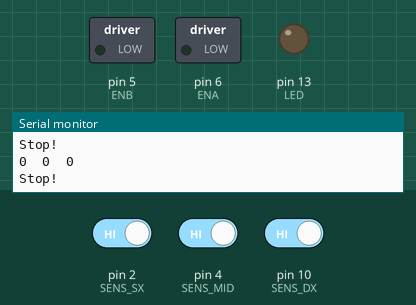
Simulated run of this sketch. Board: Arduino Uno, built with avr-gcc and run on an emulated ATmega328P. Parts: switched loads named in the sketch (green lamp = pin HIGH), output pins drawn as LEDs (lit = HIGH), the last lines printed to the serial monitor. The test bench sets the inputs (shaded band); at power-on: pin 2 (SENS_SX) HIGH, pin 4 (SENS_MID) HIGH, pin 10 (SENS_DX) HIGH.

Above: at 1.2 s.
1.3 s: pin 2 (SENS_SX) driven LOW
At 1.7 s:
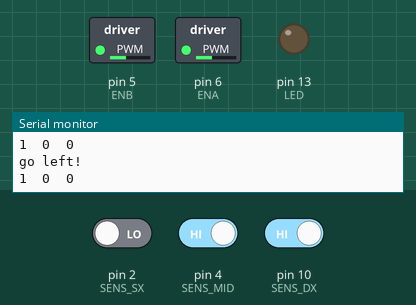
2.8 s: pin 4 (SENS_MID) driven LOW
At 4.0 s:
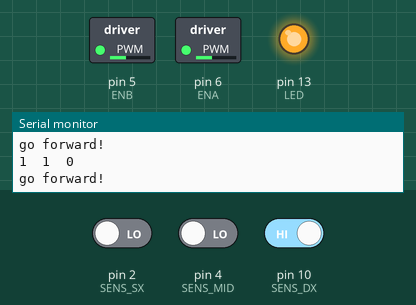
4.3 s: pin 4 (SENS_MID) driven HIGH
At 5.1 s:
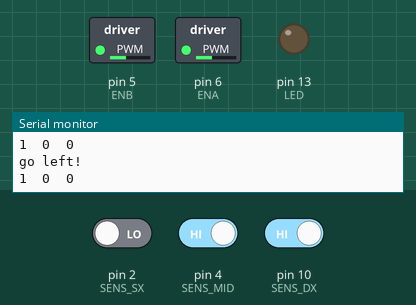
11.8 s: pin 2 (SENS_SX) driven HIGH
At 12.1 s:
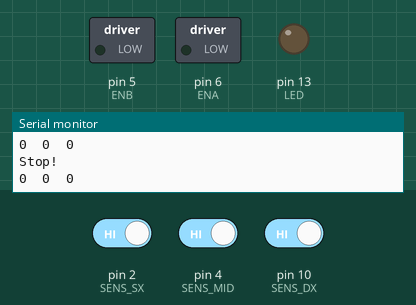
Timing chart, 0 to 14.8 s (numbered marks = the images above; inputs shaded):
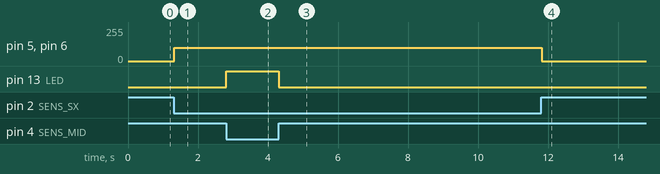

The sketch:

RoboCar-LineFollower.ino
```cpp
#include "robot.h"

#define SENS_DX 10
#define SENS_MID 4
#define SENS_SX 2
#define LED 13

void setup() {
  Serial.begin(9600);
  pinMode(SENS_DX, INPUT);
  pinMode(SENS_MID, INPUT);
  pinMode(SENS_SX, INPUT);

  pinMode(LED, OUTPUT);
}

void loop() {
  int dx = !digitalRead(SENS_DX);
  int mx = !digitalRead(SENS_MID);
  int sx = !digitalRead(SENS_SX);

  if (mx == HIGH) digitalWrite(LED, HIGH);
  else digitalWrite(LED, LOW);

  Serial.print(sx);
  Serial.print("\t");
  Serial.print(mx);
  Serial.print("\t");
  Serial.print(dx);
  Serial.print("\n");

  if (mx){
    forward();
  }
  else if (dx) {
    right();

  }
  else if (sx) {
    left();

  }
  if ((mx == 0) && (sx == 0) && (dx == 0)) {
    stop();
  }
}
```

robot.h
```cpp
#ifndef Robot_h
#define Robot_h

#define ENB 5
#define IN1 7
#define IN2 8
#define IN3 9
#define IN4 11
#define ENA 6

#define carSpeed 100


void forward(){
  analogWrite(ENA, carSpeed);
  analogWrite(ENB, carSpeed);
  digitalWrite(IN1, HIGH);
  digitalWrite(IN2, LOW);
  digitalWrite(IN3, LOW);
  digitalWrite(IN4, HIGH);
  Serial.println("go forward!");
}

void back(){
  analogWrite(ENA, carSpeed);
  analogWrite(ENB, carSpeed);
  digitalWrite(IN1, LOW);
  digitalWrite(IN2, HIGH);
  digitalWrite(IN3, HIGH);
  digitalWrite(IN4, LOW);
  Serial.println("go back!");
}

void left(){
  analogWrite(ENA, carSpeed);
  analogWrite(ENB, carSpeed);
  digitalWrite(IN1, LOW);
  digitalWrite(IN2, HIGH);
  digitalWrite(IN3, LOW);
  digitalWrite(IN4, HIGH);
  Serial.println("go left!");
}

void right(){
  analogWrite(ENA, carSpeed);
  analogWrite(ENB, carSpeed);
  digitalWrite(IN1, HIGH);
  digitalWrite(IN2, LOW);
  digitalWrite(IN3, HIGH);
  digitalWrite(IN4, LOW);
  Serial.println("go right!");
}

void stop(){
   digitalWrite(ENA, LOW);
   digitalWrite(ENB, LOW);
   Serial.println("Stop!");
}

#endif
```

Measured:
- after the input at 1.3 s, pin 5 (ENB), pin 6 (ENA): 0/255 → 100/255 at once
- after the input at 2.8 s, pin 13 (LED): LOW → HIGH at once
- after the input at 4.3 s, pin 13 (LED): HIGH → LOW at once
- after the input at 11.8 s, pin 5 (ENB), pin 6 (ENA): 100/255 → 0/255 at once
